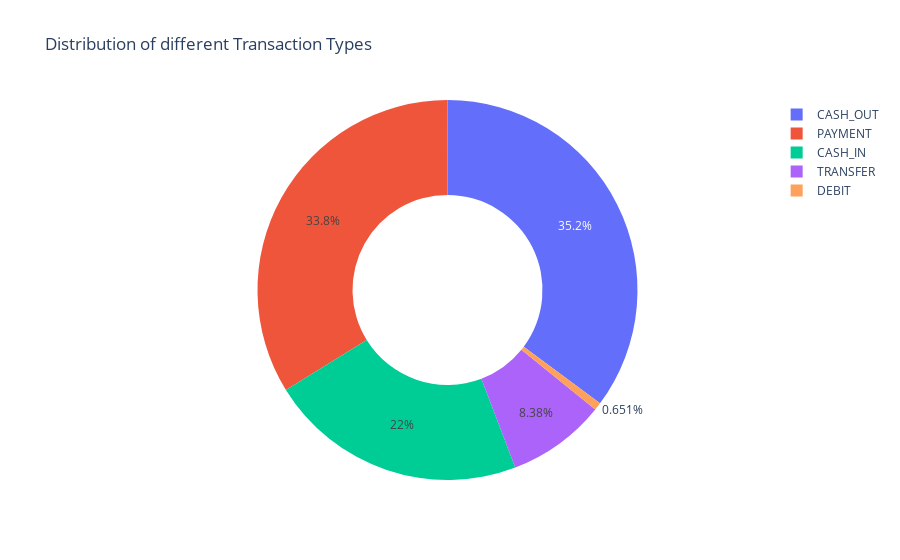

Notebook code for this chart:
### Code cell
#Creating a pie chart for different composition of Payment types
type = data['type'].value_counts()
transactions = type.index
quantity = type.values
figure = px.pie(data, values = quantity, names = transactions, hole = 0.5, title = 'Distribution of different Transaction Types')
figure.show()

### Figure 1 — Plotly figure (JSON) as saved in the notebook; plotly's stock layout.template omitted (floating-point values rounded to 4 significant figures)
{"data": [{"domain": {"x": [0, 1], "y": [0, 1]}, "hole": 0.5, "hovertemplate": "label=%{label}<br>value=%{value}<extra></extra>", "labels": ["CASH_OUT", "PAYMENT", "CASH_IN", "TRANSFER", "DEBIT"], "legendgroup": "", "name": "", "showlegend": true, "type": "pie", "values": [2237500, 2151495, 1399284, 532909, 41432]}], "layout": {"autosize": true, "legend": {"tracegroupgap": 0}, "title": {"text": "Distribution of different Transaction Types"}}}
